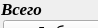
    <widget class="QWidget" name="page_2">
     <property name="geometry">
      <rect>
       <x>0</x>
       <y>0</y>
       <width>98</width>
       <height>28</height>
      </rect>
     </property>
     <attribute name="label">
      <string>Список участников</string>
     </attribute>
     <widget class="QLabel" name="label_dolg_R">
      <property name="geometry">
       <rect>
        <x>10</x>
        <y>370</y>
        <width>221</width>
        <height>21</height>
       </rect>
      </property>
      <property name="font">
       <font>
        <family>Times New Roman</family>
        <pointsize>12</pointsize>
        <weight>75</weight>
        <italic>true</italic>
        <bold>true</bold>
       </font>
      </property>
      <property name="text">
       <string>Игроков без лицензии:</string>
      </property>
     </widget>
     <widget class="QCheckBox" name="checkBox_find_player">
      <property name="geometry">
       <rect>
        <x>10</x>
        <y>430</y>
        <width>211</width>
        <height>20</height>
       </rect>
      </property>
      <property name="font">
       <font>
        <family>Times</family>
        <pointsize>13</pointsize>
        <weight>50</weight>
        <bold>false</bold>
       </font>
      </property>
      <property name="text">
       <string>Поиск спортсмена</string>
      </property>
      <property name="checkable">
       <bool>true</bool>
      </property>
     </widget>
     <widget class="Line" name="line_4">
      <property name="geometry">
       <rect>
        <x>0</x>
        <y>420</y>
        <width>232</width>
        <height>16</height>
       </rect>
      </property>
      <property name="orientation">
       <enum>Qt::Horizontal</enum>
      </property>
     </widget>
     <widget class="QLabel" name="label_predzayavka">
      <property name="geometry">
       <rect>
        <x>10</x>
        <y>400</y>
        <width>221</width>
        <height>21</height>
       </rect>
      </property>
      <property name="font">
       <font>
        <family>Times New Roman</family>
        <pointsize>12</pointsize>
        <weight>75</weight>
        <italic>true</italic>
        <bold>true</bold>
       </font>
      </property>
      <property name="text">
       <string>Игроков по предзаяке:</string>
      </property>
     </widget>
     <widget class="QLabel" name="label_46">
      <property name="geometry">
       <rect>
        <x>1</x>
        <y>0</y>
        <width>231</width>
        <height>17</height>
       </rect>
      </property>
      <property name="font">
       <font>
        <family>Times New Roman</family>
        <pointsize>13</pointsize>
        <weight>75</weight>
        <italic>true</italic>
        <bold>true</bold>
       </font>
      </property>
      <property name="text">
       <string>Всего</string>
      </property>
     </widget>
     <widget class="QWidget" name="layoutWidget">
      <property name="geometry">
       <rect>
        <x>3</x>
        <y>20</y>
        <width>286</width>
        <height>341</height>
       </rect>
      </property>
      <layout class="QVBoxLayout" name="verticalLayout_5">
       <property name="spacing">
        <number>1</number>
       </property>
       <item>
        <layout class="QHBoxLayout" name="horizontalLayout_8">
         <property name="spacing">
          <number>1</number>
         </property>
         <item>
          <layout class="QHBoxLayout" name="horizontalLayout_27">
           <item>
            <widget class="QPushButton" name="Button_add_edit_player">
             <property name="font">
              <font>
               <family>Courier New</family>
               <pointsize>12</pointsize>
               <italic>false</italic>
              </font>
             </property>
             <property name="text">
              <string>Добавить</string>
             </property>
            </widget>
           </item>
           <item>
            <widget class="QPushButton" name="Button_del_player">
             <property name="sizePolicy">
              <sizepolicy hsizetype="Minimum" vsizetype="Fixed">
               <horstretch>0</horstretch>
               <verstretch>0</verstretch>
              </sizepolicy>
             </property>
             <property name="font">
              <font>
               <family>Courier New</family>
               <pointsize>12</pointsize>
               <italic>false</italic>
              </font>
             </property>
             <property name="text">
              <string>Удалить</string>
             </property>
            </widget>
           </item>
          </layout>
         </item>
        </layout>
       </item>
       <item>
        <widget class="QGroupBox" name="groupBox_2">
         <property name="sizePolicy">
          <sizepolicy hsizetype="Preferred" vsizetype="MinimumExpanding">
           <horstretch>0</horstretch>
           <verstretch>0</verstretch>
          </sizepolicy>
         </property>
         <property name="font">
          <font>
           <pointsize>13</pointsize>
           <weight>75</weight>
           <bold>true</bold>
          </font>
         </property>
         <property name="title">
          <string>Фильтр</string>
         </property>
         <widget class="QWidget" name="layoutWidget">
          <property name="geometry">
           <rect>
            <x>3</x>
            <y>28</y>
            <width>231</width>
            <height>131</height>
           </rect>
          </property>
          <layout class="QVBoxLayout" name="verticalLayout_54">
           <property name="spacing">
            <number>1</number>
           </property>
           <item>
            <layout class="QVBoxLayout" name="verticalLayout_6">
             <property name="spacing">
              <number>1</number>
             </property>
             <item>
              <layout class="QHBoxLayout" name="horizontalLayout_24">
               <property name="spacing">
                <number>2</number>
               </property>
               <property name="leftMargin">
                <number>4</number>
               </property>
               <item>
                <widget class="QLabel" name="label_67">
                 <property name="font">
                  <font>
                   <family>Times New Roman</family>
                   <pointsize>12</pointsize>
                   <italic>true</italic>
                  </font>
                 </property>
                 <property name="text">
                  <string>Регионы</string>
                 </property>
                </widget>
               </item>
               <item>
                <widget class="QComboBox" name="comboBox_fltr_region">
                 <property name="sizePolicy">
                  <sizepolicy hsizetype="Expanding" vsizetype="Fixed">
                   <horstretch>0</horstretch>
                   <verstretch>0</verstretch>
                  </sizepolicy>
                 </property>
                 <property name="font">
                  <font>
                   <family>Times New Roman</family>
                   <pointsize>12</pointsize>
                  </font>
                 </property>
                 <property name="editable">
                  <bool>false</bool>
                 </property>
                </widget>
               </item>
              </layout>
             </item>
             <item>
              <layout class="QHBoxLayout" name="horizontalLayout_25">
               <property name="spacing">
                <number>2</number>
               </property>
               <property name="leftMargin">
                <number>12</number>
               </property>
               <item>
                <widget class="QLabel" name="label_75">
                 <property name="font">
                  <font>
                   <family>Times New Roman</family>
                   <pointsize>12</pointsize>
                   <italic>true</italic>
                  </font>
                 </property>
                 <property name="text">
                  <string>Города</string>
                 </property>
                </widget>
               </item>
               <item>
                <widget class="QComboBox" name="comboBox_fltr_city">
                 <property name="sizePolicy">
                  <sizepolicy hsizetype="Expanding" vsizetype="Fixed">
                   <horstretch>0</horstretch>
                   <verstretch>0</verstretch>
                  </sizepolicy>
                 </property>
                 <property name="font">
                  <font>
                   <family>Times New Roman</family>
                   <pointsize>12</pointsize>
                  </font>
                 </property>
                 <property name="editable">
                  <bool>false</bool>
                 </property>
                 <property name="insertPolicy">
                  <enum>QComboBox::InsertAlphabetically</enum>
                 </property>
                </widget>
               </item>
              </layout>
             </item>
             <item>
              <layout class="QHBoxLayout" name="horizontalLayout_26">
               <property name="spacing">
                <number>2</number>
               </property>
               <property name="leftMargin">
                <number>3</number>
               </property>
               <item>
                <widget class="QLabel" name="label_66">
                 <property name="font">
                  <font>
                   <family>Times New Roman</family>
                   <pointsize>12</pointsize>
                   <italic>true</italic>
                  </font>
                 </property>
                 <property name="text">
                  <string>Тренеры</string>
                 </property>
                </widget>
               </item>
               <item>
                <widget class="QComboBox" name="comboBox_fltr_coach">
                 <property name="sizePolicy">
                  <sizepolicy hsizetype="Expanding" vsizetype="Fixed">
                   <horstretch>0</horstretch>
                   <verstretch>0</verstretch>
                  </sizepolicy>
                 </property>
                 <property name="font">
                  <font>
                   <family>Times New Roman</family>
                   <pointsize>12</pointsize>
                  </font>
                 </property>
                 <property name="editable">
                  <bool>false</bool>
                 </property>
                 <property name="insertPolicy">
                  <enum>QComboBox::InsertAlphabetically</enum>
                 </property>
                </widget>
               </item>
              </layout>
             </item>
            </layout>
           </item>
           <item>
            <layout class="QHBoxLayout" name="horizontalLayout_23">
             <property name="spacing">
              <number>1</number>
             </property>
             <item>
              <widget class="QPushButton" name="Button_fltr_list">
               <property name="sizePolicy">
                <sizepolicy hsizetype="Expanding" vsizetype="Fixed">
                 <horstretch>0</horstretch>
                 <verstretch>0</verstretch>
                </sizepolicy>
               </property>
               <property name="font">
                <font>
                 <family>Times New Roman</family>
                 <pointsize>10</pointsize>
                 <italic>true</italic>
                </font>
               </property>
               <property name="text">
                <string>Применить</string>
               </property>
              </widget>
             </item>
             <item>
              <widget class="QPushButton" name="Button_reset_fltr_list">
               <property name="sizePolicy">
                <sizepolicy hsizetype="Expanding" vsizetype="Fixed">
                 <horstretch>0</horstretch>
                 <verstretch>0</verstretch>
                </sizepolicy>
               </property>
               <property name="font">
                <font>
                 <family>Times New Roman</family>
                 <pointsize>10</pointsize>
                 <italic>true</italic>
                </font>
               </property>
               <property name="text">
                <string>Сбросить</string>
               </property>
              </widget>
             </item>
            </layout>
           </item>
          </layout>
         </widget>
        </widget>
       </item>
       <item>
        <widget class="QGroupBox" name="groupBox">
         <property name="sizePolicy">
          <sizepolicy hsizetype="Preferred" vsizetype="Preferred">
           <horstretch>0</horstretch>
           <verstretch>0</verstretch>
          </sizepolicy>
         </property>
         <property name="font">
          <font>
           <pointsize>13</pointsize>
           <weight>75</weight>
           <bold>true</bold>
          </font>
         </property>
         <property name="title">
          <string>Сортировка</string>
         </property>
         <layout class="QHBoxLayout" name="horizontalLayout_7">
          <property name="spacing">
           <number>1</number>
          </property>
          <property name="leftMargin">
           <number>0</number>
          </property>
          <property name="topMargin">
           <number>0</number>
          </property>
          <property name="rightMargin">
           <number>1</number>
          </property>
          <property name="bottomMargin">
           <number>0</number>
          </property>
          <item>
           <widget class="QPushButton" name="Button_sort_Name">
            <property name="font">
             <font>
              <family>Courier New</family>
              <pointsize>10</pointsize>
              <weight>50</weight>
              <bold>false</bold>
             </font>
            </property>
            <property name="text">
             <string>По
алфавиту</string>
            </property>
           </widget>
          </item>
          <item>
           <widget class="QPushButton" name="Button_sort_R">
            <property name="font">
             <font>
              <family>Courier New</family>
              <pointsize>10</pointsize>
              <weight>50</weight>
              <bold>false</bold>
             </font>
            </property>
            <property name="text">
             <string>По
рейтингу</string>
            </property>
           </widget>
          </item>
          <item>
           <widget class="QPushButton" name="Button_sort_mesto">
            <property name="font">
             <font>
              <family>Courier New</family>
              <pointsize>10</pointsize>
              <weight>50</weight>
              <bold>false</bold>
             </font>
            </property>
            <property name="text">
             <string>По 
месту</string>
            </property>
           </widget>
          </item>
         </layout>
        </widget>
       </item>
       <item>
        <layout class="QHBoxLayout" name="horizontalLayout_28">
         <property name="spacing">
          <number>1</number>
         </property>
         <item>
          <layout class="QVBoxLayout" name="verticalLayout_7">
           <property name="spacing">
            <number>0</number>
           </property>
           <property name="leftMargin">
            <number>6</number>
           </property>
           <item>
            <widget class="QCheckBox" name="checkBox_6">
             <property name="font">
              <font>
               <family>Courier New</family>
               <pointsize>11</pointsize>
               <weight>50</weight>
               <bold>false</bold>
              </font>
             </property>
             <property name="text">
              <string>Удаленные</string>
             </property>
             <property name="checkable">
              <bool>true</bool>
             </property>
            </widget>
           </item>
           <item>
            <widget class="QCheckBox" name="checkBox_15">
             <property name="font">
              <font>
               <family>Courier New</family>
               <pointsize>11</pointsize>
               <weight>50</weight>
               <bold>false</bold>
              </font>
             </property>
             <property name="text">
              <string>Предзаявка</string>
             </property>
             <property name="checkable">
              <bool>true</bool>
             </property>
            </widget>
           </item>
           <item>
            <widget class="QCheckBox" name="checkBox_11">
             <property name="font">
              <font>
               <family>Courier New</family>
               <pointsize>11</pointsize>
               <weight>50</weight>
               <bold>false</bold>
              </font>
             </property>
             <property name="text">
              <string>Должники R</string>
             </property>
             <property name="checkable">
              <bool>true</bool>
             </property>
            </widget>
           </item>
          </layout>
         </item>
         <item>
          <layout class="QVBoxLayout" name="verticalLayout_8">
           <property name="spacing">
            <number>1</number>
           </property>
           <property name="leftMargin">
            <number>0</number>
           </property>
           <property name="topMargin">
            <number>0</number>
           </property>
           <property name="rightMargin">
            <number>5</number>
           </property>
           <property name="bottomMargin">
            <number>0</number>
           </property>
           <item>
            <widget class="QPushButton" name="Button_clear_del">
             <property name="font">
              <font>
               <family>Courier New</family>
               <pointsize>12</pointsize>
               <kerning>true</kerning>
              </font>
             </property>
             <property name="text">
              <string>Очистить</string>
             </property>
            </widget>
           </item>
           <item>
            <widget class="QPushButton" name="Button_app">
             <property name="font">
              <font>
               <family>Courier New</family>
               <pointsize>12</pointsize>
              </font>
             </property>
             <property name="text">
              <string>По заявке</string>
             </property>
            </widget>
           </item>
           <item>
            <widget class="QPushButton" name="Button_pay_R">
             <property name="font">
              <font>
               <family>Courier New</family>
               <pointsize>12</pointsize>
               <kerning>true</kerning>
              </font>
             </property>
             <property name="text">
              <string>Оплата</string>
             </property>
            </widget>
           </item>
          </layout>
         </item>
        </layout>
       </item>
      </layout>
     </widget>
    </widget>
